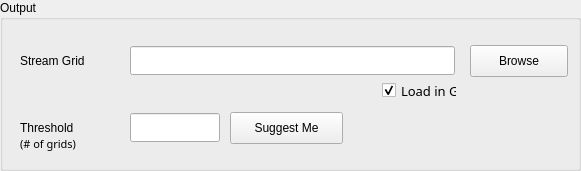
  <widget class="QGroupBox" name="groupBoxInput_2">
   <property name="geometry">
    <rect>
     <x>15</x>
     <y>125</y>
     <width>581</width>
     <height>171</height>
    </rect>
   </property>
   <property name="title">
    <string>Output</string>
   </property>
   <widget class="QLabel" name="textLabel1_2">
    <property name="geometry">
     <rect>
      <x>20</x>
      <y>45</y>
      <width>90</width>
      <height>31</height>
     </rect>
    </property>
    <property name="text">
     <string>Stream Grid</string>
    </property>
   </widget>
   <widget class="QLabel" name="textLabel1_2_2_2">
    <property name="geometry">
     <rect>
      <x>20</x>
      <y>134</y>
      <width>60</width>
      <height>20</height>
     </rect>
    </property>
    <property name="font">
     <font>
      <family>Sans Serif</family>
      <pointsize>8</pointsize>
      <weight>50</weight>
      <italic>false</italic>
      <bold>false</bold>
      <underline>false</underline>
      <strikeout>false</strikeout>
     </font>
    </property>
    <property name="text">
     <string>(# of grids)</string>
    </property>
   </widget>
   <widget class="QLabel" name="textLabel1_2_2">
    <property name="geometry">
     <rect>
      <x>20</x>
      <y>112</y>
      <width>90</width>
      <height>31</height>
     </rect>
    </property>
    <property name="text">
     <string>Threshold</string>
    </property>
   </widget>
   <widget class="QPushButton" name="pushButtonSuggestMe">
    <property name="geometry">
     <rect>
      <x>230</x>
      <y>112</y>
      <width>113</width>
      <height>32</height>
     </rect>
    </property>
    <property name="text">
     <string>Suggest Me</string>
    </property>
   </widget>
   <widget class="QLineEdit" name="lineEditThreshold">
    <property name="geometry">
     <rect>
      <x>130</x>
      <y>113</y>
      <width>90</width>
      <height>29</height>
     </rect>
    </property>
    <property name="font">
     <font>
      <pointsize>14</pointsize>
      <weight>75</weight>
      <bold>true</bold>
     </font>
    </property>
    <property name="alignment">
     <set>Qt::AlignRight|Qt::AlignTrailing|Qt::AlignVCenter</set>
    </property>
   </widget>
   <widget class="QPushButton" name="pushButtonStreamGrids">
    <property name="geometry">
     <rect>
      <x>470</x>
      <y>45</y>
      <width>98</width>
      <height>32</height>
     </rect>
    </property>
    <property name="text">
     <string>Browse</string>
    </property>
    <property name="autoDefault">
     <bool>false</bool>
    </property>
   </widget>
   <widget class="QLineEdit" name="lineEditStreamGrids">
    <property name="geometry">
     <rect>
      <x>130</x>
      <y>46</y>
      <width>325</width>
      <height>29</height>
     </rect>
    </property>
    <property name="font">
     <font>
      <pointsize>14</pointsize>
      <weight>75</weight>
      <bold>true</bold>
     </font>
    </property>
   </widget>
   <widget class="QCheckBox" name="checkBoxStreamGrids">
    <property name="geometry">
     <rect>
      <x>382</x>
      <y>80</y>
      <width>75</width>
      <height>21</height>
     </rect>
    </property>
    <property name="font">
     <font>
      <family>Sans Serif</family>
      <pointsize>10</pointsize>
      <weight>50</weight>
      <italic>false</italic>
      <bold>false</bold>
      <underline>false</underline>
      <strikeout>false</strikeout>
     </font>
    </property>
    <property name="text">
     <string>Load in GIS</string>
    </property>
    <property name="checked">
     <bool>true</bool>
    </property>
   </widget>
  </widget>
